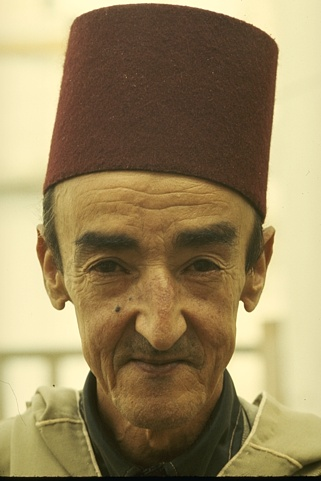
#> input picture Experiments/Image Segmentation exp/secondRound/189080.jpg, 321 x 481 px
$ jupyter execute --allow-errors kmeans.ipynb
#> lines starting #> are read from the running program, lines starting #| are printed output that depends on the picture
[cell 1]
import numpy as np
import pandas as pd
import cv2 as cv
from matplotlib import pyplot as plt

[cell 2]
img=cv.imread('189080.jpg')
#> img is the input picture: shape (481, 321, 3); mean B, G, R 94.2, 133.4, 151.8
img=cv.cvtColor(img,cv.COLOR_BGR2RGB)

plt.imshow(img)
plt.xticks([])
plt.yticks([])
plt.grid(False)

[cell 3]
pic=cv.cvtColor(img,cv.COLOR_RGB2LUV)
#> pic: shape (481, 321, 3); mean of channels 0, 1, 2 140.2, 106.6, 163.6
plt.imshow(pic)

[cell 4]
pic_n = pic.reshape(pic.shape[0]*pic.shape[1], pic.shape[2])
pic_n.shape
#> Out = (154401, 3)

[cell 5]
from sklearn.cluster import KMeans
# kmeans = KMeans(n_clusters=100, random_state=0).fit(pic_n)
#> (the rest of this cell did not finish here and is left out)

[cell 6]
pic.shape
#> Out = (481, 321, 3)

[cell 7]
# cluster_pic.shape

[cell 8]
# np.linalg.norm(pic-cluster_pic)

[cell 9]
clusterssize=[2,3,5,8,10,15,20,30,40,50]
error=[]

[cell 10]
for i in clusterssize:
    kmeans = KMeans(n_clusters=i, random_state=0).fit(pic_n)
    pic2show = kmeans.cluster_centers_[kmeans.labels_]
    cluster_pic = pic2show.reshape(pic.shape[0], pic.shape[1], pic.shape[2])
    error.append(np.linalg.norm(pic-cluster_pic))
    print(i)
#> after the loop, error = [12535.7, 7668.8, 5266.5, 3551.5, 3061.8, 2436.1, 2079.7, 1736.6, 1529.7, 1389.6]

[cell 11]
plt.plot(clusterssize,error)
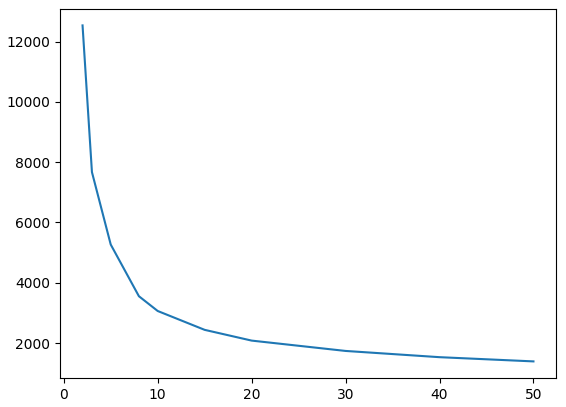
#> figure drawn by matplotlib, 1 panel; curve peaks at x = 2, y = 12535.7

[cell 12]
error
#> Out has the same summary as error

#> (a cell that did not finish here is left out)

[cell 14]
np.unique(kmeans.labels_)
#> Out = 50 values from 0 to 49

[cell 15]
lb=pd.DataFrame(kmeans.labels_,columns=['ls'])
#> lb = table of 154401 rows and 1 columns
lb.groupby(by='ls').size()


$ run again, with Experiments/Image Segmentation exp/secondRound/238011.jpg copied over Experiments/Image Segmentation exp/secondRound/189080.jpg
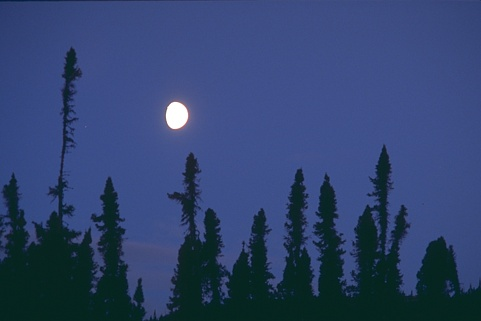
#> input picture Experiments/Image Segmentation exp/secondRound/238011.jpg, 481 x 321 px
#> img is the input picture: shape (321, 481, 3); mean B, G, R 110, 67.4, 48.4
#> pic: shape (321, 481, 3); mean of channels 0, 1, 2 73, 90.2, 101.5
#> after the loop `for i in clusterssize:`: error = [4888, 3164, 2121.3, 1603.3, 1431, 1163, 1018.7, 834.6, 735.7, 665.8]
#> `[cell 11] plt.plot(clusterssize,error)`:
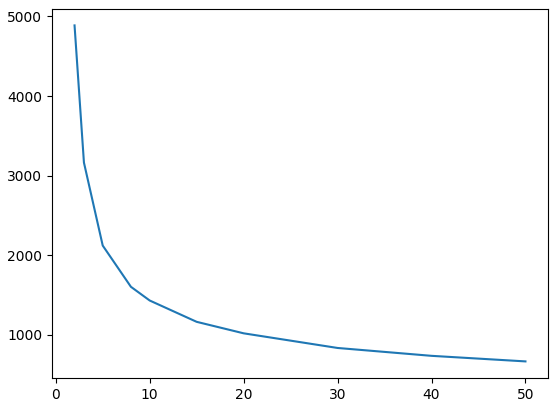
#> figure drawn by matplotlib, 1 panel; curve peaks at x = 2, y = 4888
#> `error`: Out has the same summary as error
#> `np.unique(kmeans.labels_)`: Out = 50 values from 0 to 49
#> lb = table of 154401 rows and 1 columns

$ run again, with Experiments/Image Segmentation exp/secondRound/1 (1).jpg copied over Experiments/Image Segmentation exp/secondRound/189080.jpg
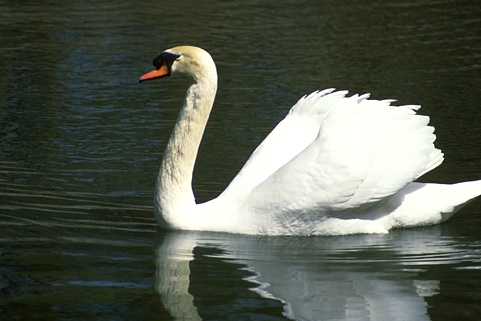
#> input picture Experiments/Image Segmentation exp/secondRound/1 (1).jpg, 481 x 321 px
#> img is the input picture: shape (321, 481, 3); mean B, G, R 81.5, 92.9, 86.6
#> pic: shape (321, 481, 3); mean of channels 0, 1, 2 93.1, 94.7, 142.7
#> after the loop `for i in clusterssize:`: error = [11484, 6790.4, 4662.2, 3435.5, 3018.2, 2519.1, 2129.4, 1705.6, 1484.2, 1343.7]
#> `[cell 11] plt.plot(clusterssize,error)`:
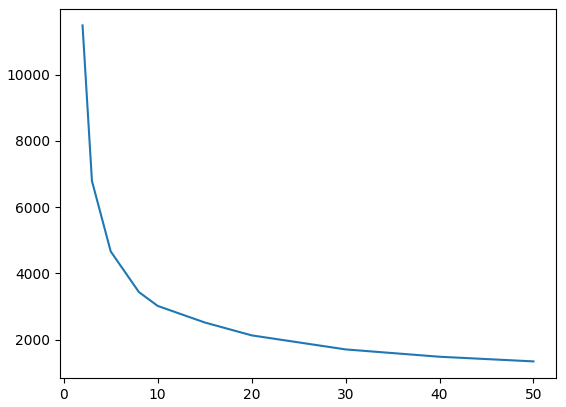
#> figure drawn by matplotlib, 1 panel; curve peaks at x = 2, y = 11484
#> `error`: Out has the same summary as error
#> `np.unique(kmeans.labels_)`: Out = 50 values from 0 to 49
#> lb = table of 154401 rows and 1 columns

$ run again, with Experiments/Image Segmentation exp/secondRound/1 (2).jpg copied over Experiments/Image Segmentation exp/secondRound/189080.jpg
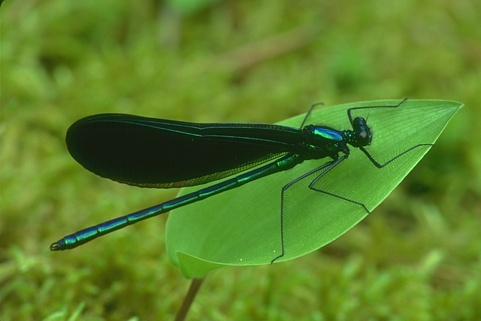
#> input picture Experiments/Image Segmentation exp/secondRound/1 (2).jpg, 481 x 321 px
#> img is the input picture: shape (321, 481, 3); mean B, G, R 40.8, 129, 93
#> pic: shape (321, 481, 3); mean of channels 0, 1, 2 125.5, 84.1, 183.5
#> after the loop `for i in clusterssize:`: error = [8352.9, 6189.3, 4423, 3551.2, 3197.6, 2694.5, 2373.7, 2023.8, 1792, 1634.1]
#> `[cell 11] plt.plot(clusterssize,error)`:
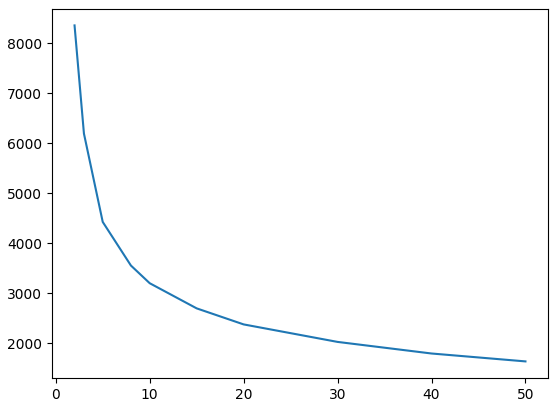
#> figure drawn by matplotlib, 1 panel; curve peaks at x = 2, y = 8352.9
#> `error`: Out has the same summary as error
#> `np.unique(kmeans.labels_)`: Out = 50 values from 0 to 49
#> lb = table of 154401 rows and 1 columns
